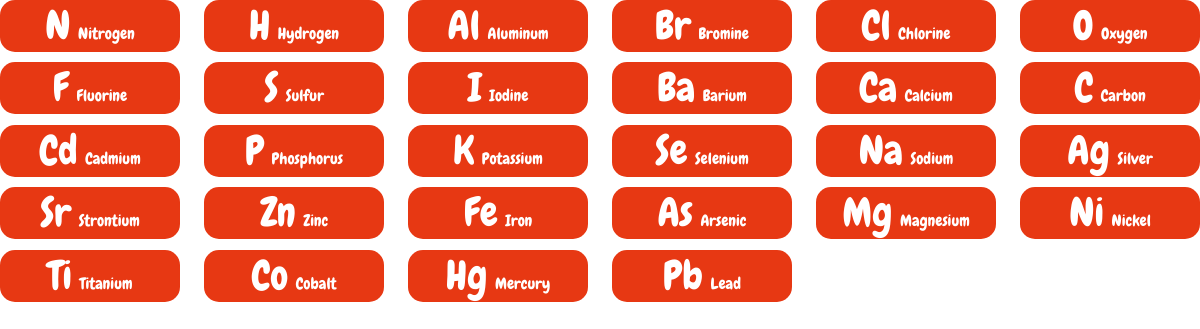
/live_search.php, run on an earlier commit of the app's database.
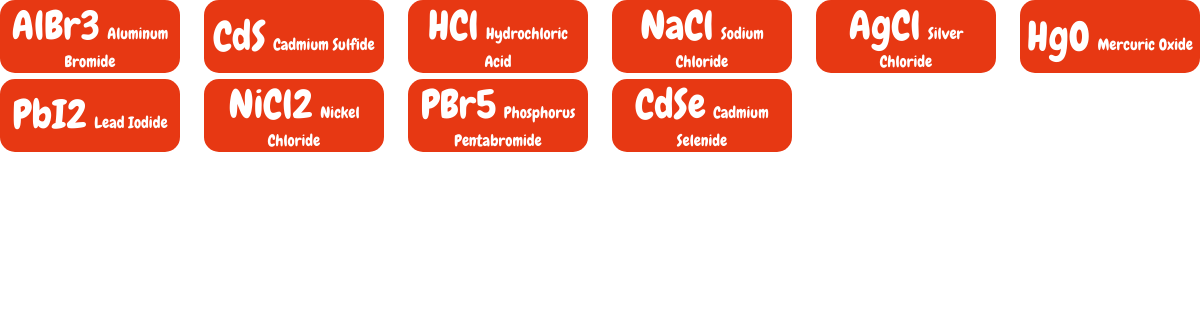
And on a later commit of the database.
### tables this page shows
CREATE TABLE `elements` (
  `id` int(10) NOT NULL,
  `symbol` varchar(250) DEFAULT NULL,
  `element_name` varchar(250) DEFAULT NULL
);

### live_search.php (the view)
<link rel="stylesheet" href="home.css">
<div class="button-container px-3">
<?php
    require_once "config/config.php";
$name_search = isset($_POST['name_search']) ? $_POST['name_search'] : '';
$stmt = $link->prepare("SELECT * FROM elements WHERE element_name LIKE ? OR symbol LIKE ?");
$likeParam = "%{$name_search}%";
$stmt->bind_param("ss", $likeParam, $likeParam);
$stmt->execute();
$result = $stmt->get_result();
if ($result->num_rows > 0) {
    while ($element = $result->fetch_assoc()) {
        $element_symbol = $element['symbol'];
        $element_name = $element['element_name'];
        echo '<button onclick="setElementName(element_focus, \'' . $element_symbol . '\')" class="offcanvas-btn d-flex flex-column justify-content-center align-items-center mx-auto">
                    <span class="symbol">' . $element_symbol . '</span>
                    <span class="element-name">' . $element_name . '</span>
                </button>';
    }
} else {
    echo '</div>';
    echo "No element found";
}
?>

### home.css (style rules this page uses)
.offcanvas-btn { font-family: "Chewy"; color: white; font-size: 200%; background-color: #e73813; border-radius: 15px; border: none; width: 100%; height: 100%; }
.element-name { font-size: 16px; }
.symbol { font-size: 40px; line-height: 50px; }
.button-container { display: grid; grid-template-columns: repeat(3, 1fr); column-gap: 4%; row-gap: 2%; }
@media (min-width: 450px) { .button-container { display: grid; grid-template-columns: repeat(4, 1fr); gap: 3%; } }
@media (min-width: 768px) { .button-container { display: grid; grid-template-columns: repeat(5, 1fr); gap: 3%; } }
@media (min-width: 992px) { .button-container { display: grid; grid-template-columns: repeat(5, 1fr); column-gap: 3%; row-gap: 4%; } }
@media (min-width: 1200px) { .button-container { display: grid; grid-template-columns: repeat(6, 1fr); column-gap: 2%; row-gap: 4%; } }

What changed in the data, as far as the page shows it:
removed elements: symbol "Ca", element_name "Calcium"
removed elements: symbol "C", element_name "Carbon"
removed elements: symbol "Cd", element_name "Cadmium"
removed elements: symbol "P", element_name "Phosphorus"
removed elements: symbol "K", element_name "Potassium"
removed elements: symbol "Se", element_name "Selenium"
removed elements: symbol "Na", element_name "Sodium"
removed elements: symbol "Ag", element_name "Silver"
removed elements: symbol "Sr", element_name "Strontium"
removed elements: symbol "Zn", element_name "Zinc"
removed elements: symbol "Fe", element_name "Iron"
removed elements: symbol "As", element_name "Arsenic"
removed elements: symbol "Mg", element_name "Magnesium"
removed elements: symbol "Ni", element_name "Nickel"
removed elements: symbol "Ti", element_name "Titanium"
removed elements: symbol "Co", element_name "Cobalt"
removed elements: symbol "Hg", element_name "Mercury"
removed elements: symbol "Pb", element_name "Lead"
changed elements: symbol "N" → "AlBr3"; element_name "Nitrogen" → "Aluminum Bromide"
changed elements: symbol "H" → "CdS"; element_name "Hydrogen" → "Cadmium Sulfide"
changed elements: symbol "Al" → "HCl"; element_name "Aluminum" → "Hydrochloric Acid"
changed elements: symbol "Br" → "NaCl"; element_name "Bromine" → "Sodium Chloride"
changed elements: symbol "Cl" → "AgCl"; element_name "Chlorine" → "Silver Chloride"
changed elements: symbol "O" → "HgO"; element_name "Oxygen" → "Mercuric Oxide"
changed elements: symbol "F" → "PbI2"; element_name "Fluorine" → "Lead Iodide"
changed elements: symbol "S" → "NiCl2"; element_name "Sulfur" → "Nickel Chloride"
changed elements: symbol "I" → "PBr5"; element_name "Iodine" → "Phosphorus Pentabromide"
changed elements: symbol "Ba" → "CdSe"; element_name "Barium" → "Cadmium Selenide"
